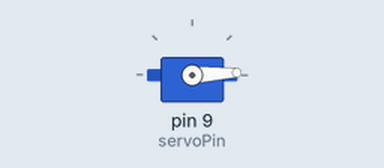
A sketch run on a simulated Arduino Uno, built with avr-gcc and run on an emulated ATmega328P. On the bench: servo. What the sketch prints to the serial monitor is not drawn.

Above: at 0.05 s.
At 1.45 s:
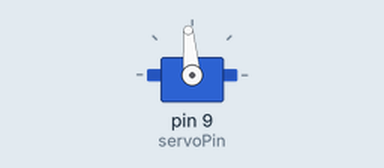
At 2.85 s:
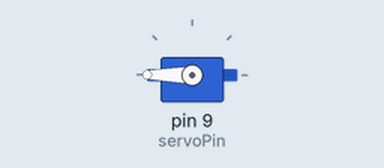
At 5.65 s:
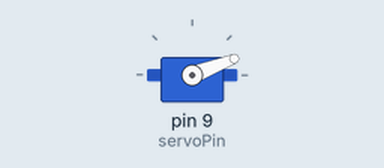
Timing chart, 0 to 8.4 s (numbered marks = the images above):
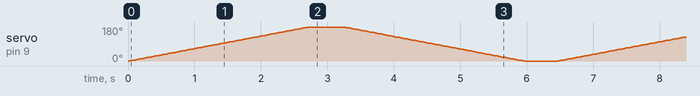

The sketch:

main.ino
```cpp
#include <Servo.h>

Servo myServo;

const int servoPin = 9;

void setup() {

  myServo.attach(servoPin);

  Serial.begin(9600);
  Serial.println("Servo ready!");
}

void loop() {

  // Sweep from 0 to 180 degrees
  for (int angle = 0; angle <= 180; angle += 1) {

    myServo.write(angle);

    delay(15);
  }

  delay(500);

  // Sweep back from 180 to 0 degrees
  for (int angle = 180; angle >= 0; angle -= 1) {

    myServo.write(angle);

    delay(15);
  }

  delay(500);
}
```
